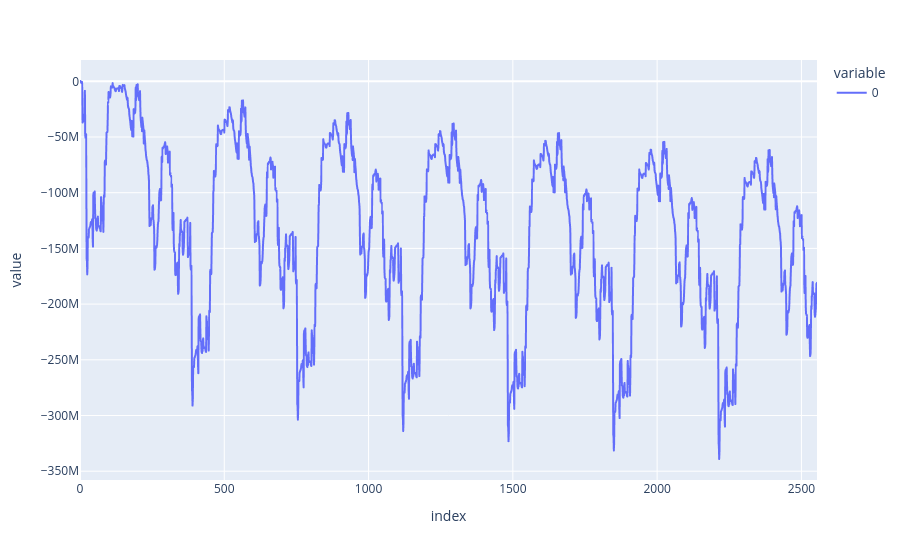

Write notebook code for a chart like this one.
### Code cell
# plot a line chart of the storage over time
px.line(storage_diff)

### Figure 1 — Plotly figure (JSON) as saved in the notebook; plotly's stock layout.template omitted (floating-point values rounded to 4 significant figures; data arrays with more than 128 entries replaced by an {"elided": "..."} marker saying what was removed)
{"data": [{"hovertemplate": "variable=0<br>index=%{x}<br>value=%{y}<extra></extra>", "legendgroup": "0", "line": {"color": "#636efa", "dash": "solid"}, "marker": {"symbol": "circle"}, "mode": "lines", "name": "0", "showlegend": true, "type": "scattergl", "x": {"elided": "2555 int values"}, "xaxis": "x", "y": {"elided": "2555 float values"}, "yaxis": "y"}], "layout": {"legend": {"title": {"text": "variable"}, "tracegroupgap": 0}, "margin": {"t": 60}, "xaxis": {"anchor": "y", "domain": [0, 1], "title": {"text": "index"}}, "yaxis": {"anchor": "x", "domain": [0, 1], "title": {"text": "value"}}}}
